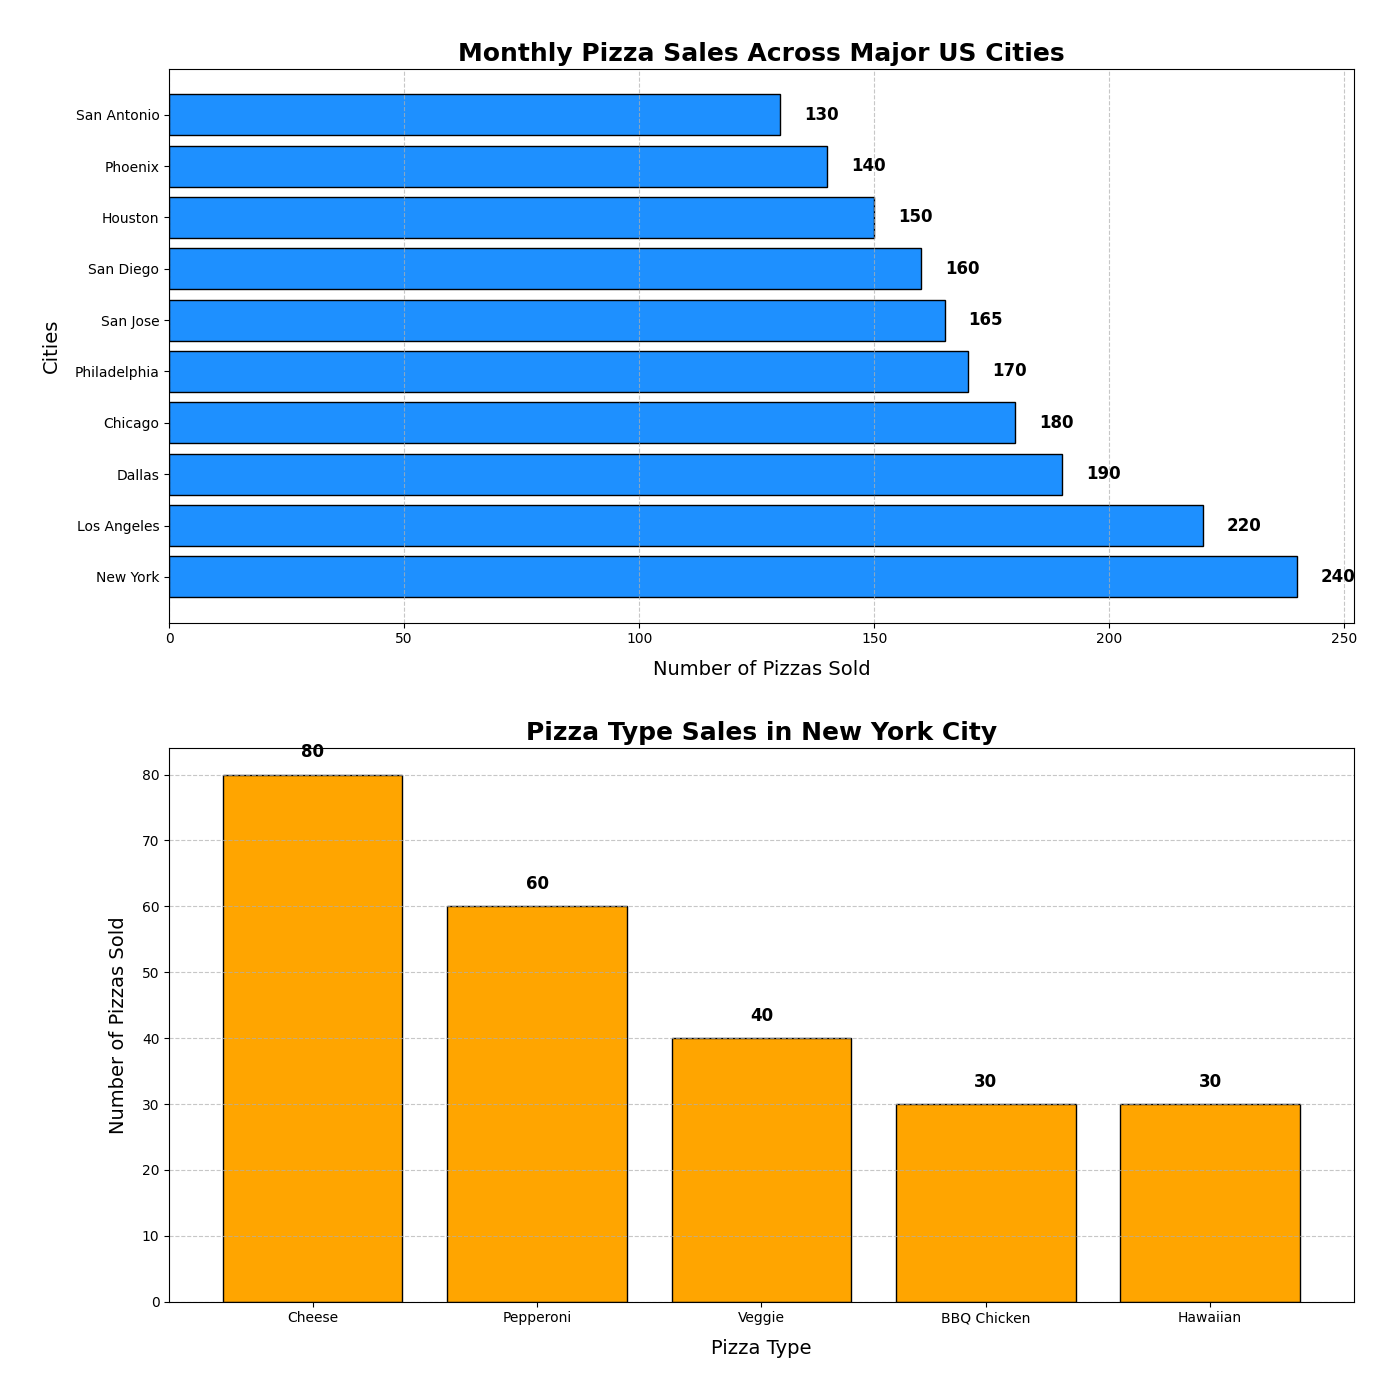

Write the Python code that produced this figure.
import matplotlib.pyplot as plt
import numpy as np

# Cities and pizzas sold data sorted in descending order of pizzas sold
cities = ['New York', 'Los Angeles', 'Dallas', 'Chicago', 'Philadelphia', 'San Jose', 'San Diego', 'Houston', 'Phoenix', 'San Antonio']
pizzas_sold = [240, 220, 190, 180, 170, 165, 160, 150, 140, 130]

# Data for New York City's pizza types (unchanged)
types = ['Cheese', 'Pepperoni', 'Veggie', 'BBQ Chicken', 'Hawaiian']
type_data_ny = [80, 60, 40, 30, 30]

# Set up the figure and axis
fig, (ax1, ax2) = plt.subplots(2, 1, figsize=(14, 14))

# Sorted Bar chart for total pizzas sold in each city
bars1 = ax1.barh(cities, pizzas_sold, color='dodgerblue', edgecolor='black')

# Bar chart for pizza types in New York City
bars2 = ax2.bar(types, type_data_ny, color='orange', edgecolor='black')

# Title and Labels
ax1.set_title('Monthly Pizza Sales Across Major US Cities', fontsize=18, fontweight='bold')
ax1.set_xlabel('Number of Pizzas Sold', fontsize=14, labelpad=10)
ax1.set_ylabel('Cities', fontsize=14, labelpad=10)

ax2.set_title('Pizza Type Sales in New York City', fontsize=18, fontweight='bold')
ax2.set_xlabel('Pizza Type', fontsize=14, labelpad=10)
ax2.set_ylabel('Number of Pizzas Sold', fontsize=14, labelpad=10)

# Grid lines for readability
ax1.grid(axis='x', linestyle='--', alpha=0.7)
ax2.grid(axis='y', linestyle='--', alpha=0.7)

# Annotate total pizzas sold bars
for bar in bars1:
    width = bar.get_width()
    ax1.text(width + 5, bar.get_y() + bar.get_height() / 2, f'{width}', va='center', ha='left', fontsize=12, fontweight='bold')

# Annotate pizza types bars for New York City
for bar in bars2:
    height = bar.get_height()
    ax2.text(bar.get_x() + bar.get_width() / 2, height + 2, f'{height}', ha='center', va='bottom', fontsize=12, fontweight='bold')

# Customize the layout for better readability
plt.tight_layout(pad=3.0)

# Show the plot
plt.show()
